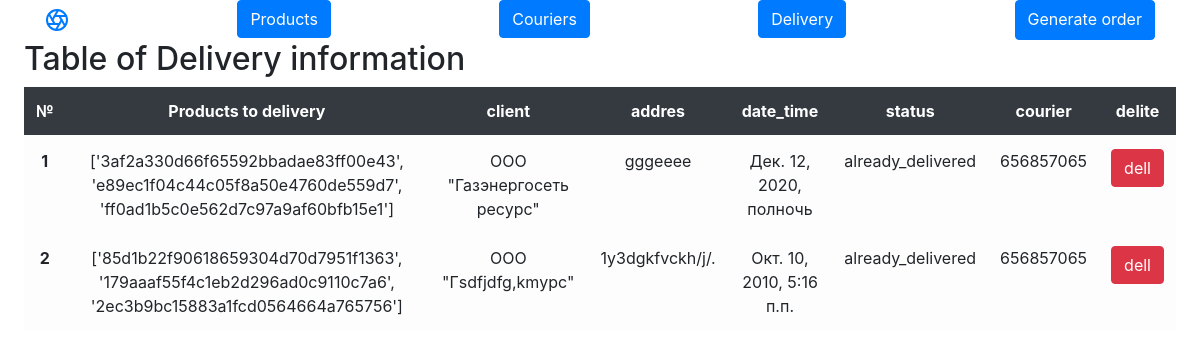
Page /delivery on the committed database.
### main/models.py (models this page shows)
class Delivery(models.Model):
    client = models.CharField(max_length=200)
    addres = models.CharField(max_length=200)
    date_time = models.DateTimeField()
    status = models.CharField(max_length=200)
    products = models.CharField(max_length=200, default='')
    courier = models.CharField(max_length=200, default='')

### main/views.py (the view)
# urls.py: path('delivery', views.delivery),
def delivery(request):
    context = {'data': Delivery.objects.all()}
    return render(request, 'main/admin/delivery.html', context=context)

### main/templates/main/admin/delivery.html (shortened to what this page needs)
<!doctype html>
<html lang="en">
<head>
    <link rel="stylesheet" href="https://stackpath.bootstrapcdn.com/bootstrap/4.5.2/css/bootstrap.min.css">
</head>
<body>
{% include "./helpers/header.html" %}
<main class="ms-sm-auto px-md-4">
    <h2>Table of Delivery information</h2>
    <div class="table-responsive">
        <div class="text-center bg-light">
            <table class="table table-light">
                <thead class="table-dark">
                <tr>
                    <th scope="col">№</th>
                    <th scope="col">Products to delivery</th>
                    <th scope="col">client</th>
                    <th scope="col">addres</th>
                    <th scope="col">date_time</th>
                    <th scope="col">status</th>
                    <th scope="col">courier</th>
                    <th scope="col">delite</th>
                </tr>
                </thead>
                <tbody>
                {%for item in data%}
                <tr>
                    <th>{{forloop.counter}}</th>
                    <td>{{item.products}}</td>
                    <td>{{item.client}}</td>
                    <td>{{item.addres}}</td>
                    <td>{{item.date_time}}</td>
                    <td>{{item.status}}</td>
                    <td>{{item.courier}}</td>
                    <td><a type="button" class="btn btn-danger" href="/delivery/dell/{{item.id}}">dell</a></td>
                </tr>
                {%endfor%}
                </tbody>
            </table>
        </div>
    </div>
</main>
</body>
</html>

### rows in the picture
Delivery: products "['3af2a330d66f65592bbadae83ff00e43', 'e89ec1f04c44c05f8a50e4760de559d7', 'ff0ad1b5c0e562d7c97a9af60bfb15e1']", client "ООО \"Газэнергосеть ресурс\"", addres "gggeeee", date_time "Дек. 12, 2020, полночь", status "already_delivered", courier "656857065"
Delivery: products "['85d1b22f90618659304d70d7951f1363', '179aaaf55f4c1eb2d296ad0c9110c7a6', '2ec3b9bc15883a1fcd0564664a765756']", client "ООО \"Гsdfjdfg,kmурс\"", addres "1y3dgkfvckh/j/.", date_time "Окт. 10, 2010, 5:16 п.п.", status "already_delivered", courier "656857065"
